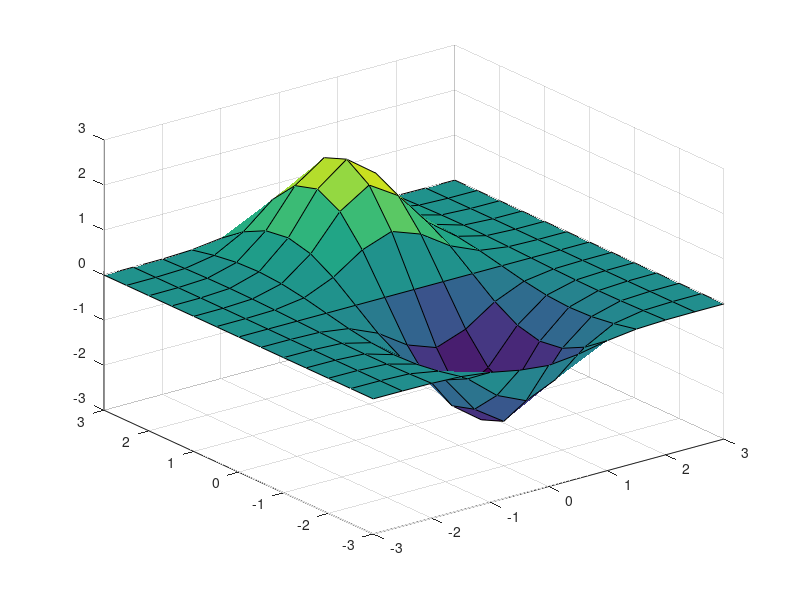

Source code (MATLAB):
% Aufgabe 4
f_print = @(x0, x_opt) fprintf("Minimum for [%0.2f, %0.2f]:\t[%0.2f, %0.2f]\n", x0(1), x0(2), x_opt(1), x_opt(2));
f_orig = @(x,y) sin(x + y) * exp(-(x.^2 + 2*y.^2));
f = @(x) f_orig(x(1), x(2));


% a)
x = -3:0.5:3;
y = -3:0.5:3;
[X,Y] = meshgrid(x,y);
surf( X, Y, f_orig(X, Y) );

% c)
x0 = [-1,1];
x_opt = fminsearch(f, x0);
f_print(x0, x_opt);

% d)
